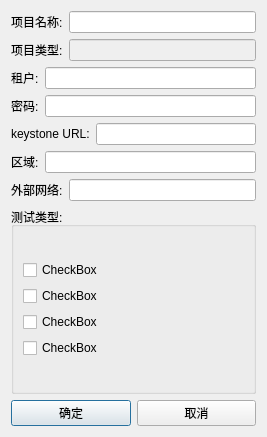
<?xml version="1.0" encoding="UTF-8"?>
<ui version="4.0">
 <class>nfcInstallProjectDialog</class>
 <widget class="QDialog" name="nfcInstallProjectDialog">
  <property name="geometry">
   <rect>
    <x>0</x>
    <y>0</y>
    <width>267</width>
    <height>437</height>
   </rect>
  </property>
  <property name="windowTitle">
   <string>Dialog</string>
  </property>
  <layout class="QGridLayout" name="gridLayout">
   <item row="0" column="0">
    <layout class="QVBoxLayout" name="verticalLayout">
     <item>
      <layout class="QHBoxLayout" name="horizontalLayout">
       <item>
        <widget class="QLabel" name="label">
         <property name="text">
          <string>项目名称:</string>
         </property>
        </widget>
       </item>
       <item>
        <widget class="QLineEdit" name="lineEdit"/>
       </item>
      </layout>
     </item>
     <item>
      <layout class="QHBoxLayout" name="horizontalLayout_2">
       <item>
        <widget class="QLabel" name="label_2">
         <property name="text">
          <string>项目类型:</string>
         </property>
        </widget>
       </item>
       <item>
        <widget class="QLineEdit" name="lineEdit_2">
         <property name="enabled">
          <bool>false</bool>
         </property>
        </widget>
       </item>
      </layout>
     </item>
     <item>
      <layout class="QHBoxLayout" name="horizontalLayout_4">
       <item>
        <widget class="QLabel" name="label_3">
         <property name="text">
          <string>租户:</string>
         </property>
        </widget>
       </item>
       <item>
        <widget class="QLineEdit" name="lineEdit_3"/>
       </item>
      </layout>
     </item>
     <item>
      <layout class="QHBoxLayout" name="horizontalLayout_5">
       <item>
        <widget class="QLabel" name="label_4">
         <property name="text">
          <string>密码:</string>
         </property>
        </widget>
       </item>
       <item>
        <widget class="QLineEdit" name="lineEdit_4"/>
       </item>
      </layout>
     </item>
     <item>
      <layout class="QHBoxLayout" name="horizontalLayout_6">
       <item>
        <widget class="QLabel" name="label_5">
         <property name="text">
          <string>keystone URL:</string>
         </property>
        </widget>
       </item>
       <item>
        <widget class="QLineEdit" name="lineEdit_5"/>
       </item>
      </layout>
     </item>
     <item>
      <layout class="QHBoxLayout" name="horizontalLayout_7">
       <item>
        <widget class="QLabel" name="label_6">
         <property name="text">
          <string>区域:</string>
         </property>
        </widget>
       </item>
       <item>
        <widget class="QLineEdit" name="lineEdit_6"/>
       </item>
      </layout>
     </item>
     <item>
      <layout class="QHBoxLayout" name="horizontalLayout_8">
       <item>
        <widget class="QLabel" name="label_7">
         <property name="text">
          <string>外部网络:</string>
         </property>
        </widget>
       </item>
       <item>
        <widget class="QLineEdit" name="lineEdit_7"/>
       </item>
      </layout>
     </item>
     <item>
      <layout class="QVBoxLayout" name="verticalLayout_2">
       <item>
        <widget class="QGroupBox" name="groupBox">
         <property name="sizePolicy">
          <sizepolicy hsizetype="Expanding" vsizetype="Expanding">
           <horstretch>0</horstretch>
           <verstretch>0</verstretch>
          </sizepolicy>
         </property>
         <property name="title">
          <string>测试类型:</string>
         </property>
         <layout class="QGridLayout" name="gridLayout_2">
          <item row="0" column="0">
           <layout class="QVBoxLayout" name="verticalLayout_3">
            <item>
             <widget class="QCheckBox" name="checkBox">
              <property name="text">
               <string>CheckBox</string>
              </property>
             </widget>
            </item>
            <item>
             <widget class="QCheckBox" name="checkBox_3">
              <property name="text">
               <string>CheckBox</string>
              </property>
             </widget>
            </item>
            <item>
             <widget class="QCheckBox" name="checkBox_2">
              <property name="text">
               <string>CheckBox</string>
              </property>
             </widget>
            </item>
            <item>
             <widget class="QCheckBox" name="checkBox_4">
              <property name="text">
               <string>CheckBox</string>
              </property>
             </widget>
            </item>
           </layout>
          </item>
         </layout>
        </widget>
       </item>
       <item>
        <layout class="QHBoxLayout" name="horizontalLayout_3">
         <item>
          <widget class="QPushButton" name="pushButton">
           <property name="text">
            <string>确定</string>
           </property>
          </widget>
         </item>
         <item>
          <widget class="QPushButton" name="pushButton_2">
           <property name="text">
            <string>取消</string>
           </property>
          </widget>
         </item>
        </layout>
       </item>
      </layout>
     </item>
    </layout>
   </item>
  </layout>
 </widget>
 <resources/>
 <connections/>
</ui>
